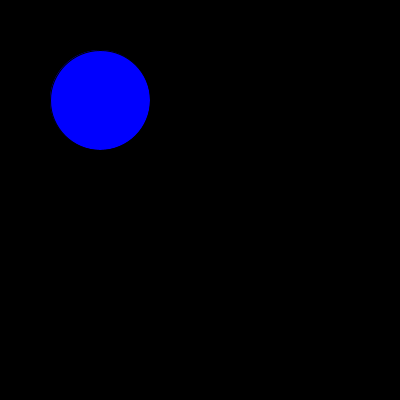
Frame 1 (no input)
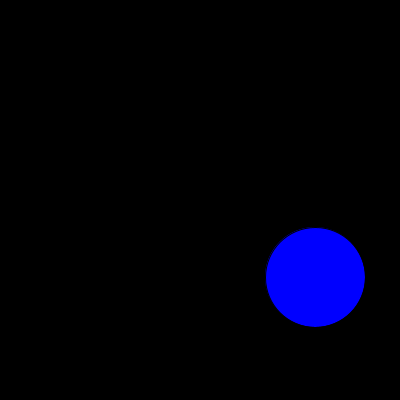
Frame 60 (the mouse pressed at the canvas centre just before this capture)
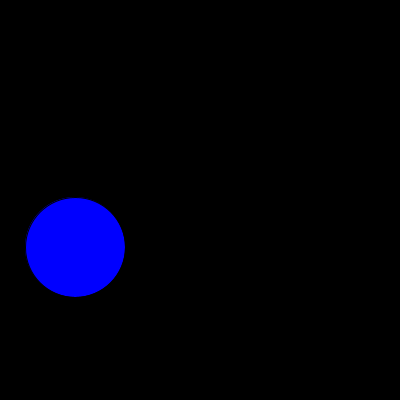
Frame 120 (the mouse held since frame 60 and released just before this capture)

The Processing sketch that drew these frames (run headless with seeded random() and noise(); from frame 60 on, the mouse is pressed at the canvas centre):

// Processing sketch: bounce_vectors
// ── bounce_vectors.pde
//
// bounce_vectors
//


PVector position = new PVector(100, 100);
PVector velocity = new PVector(5, 3);


void setup()
{
    size(400, 400);
}


void draw()
{
    background(0);
    fill(0, 0, 255);
    ellipse(position.x, position.y, 100, 100);

    position.add(velocity);

    if (position.x < 50 || position.x > width-50)
        velocity.x *= -1;

    if (position.y < 50 || position.y > height-50)
        velocity.y *= -1;
}
